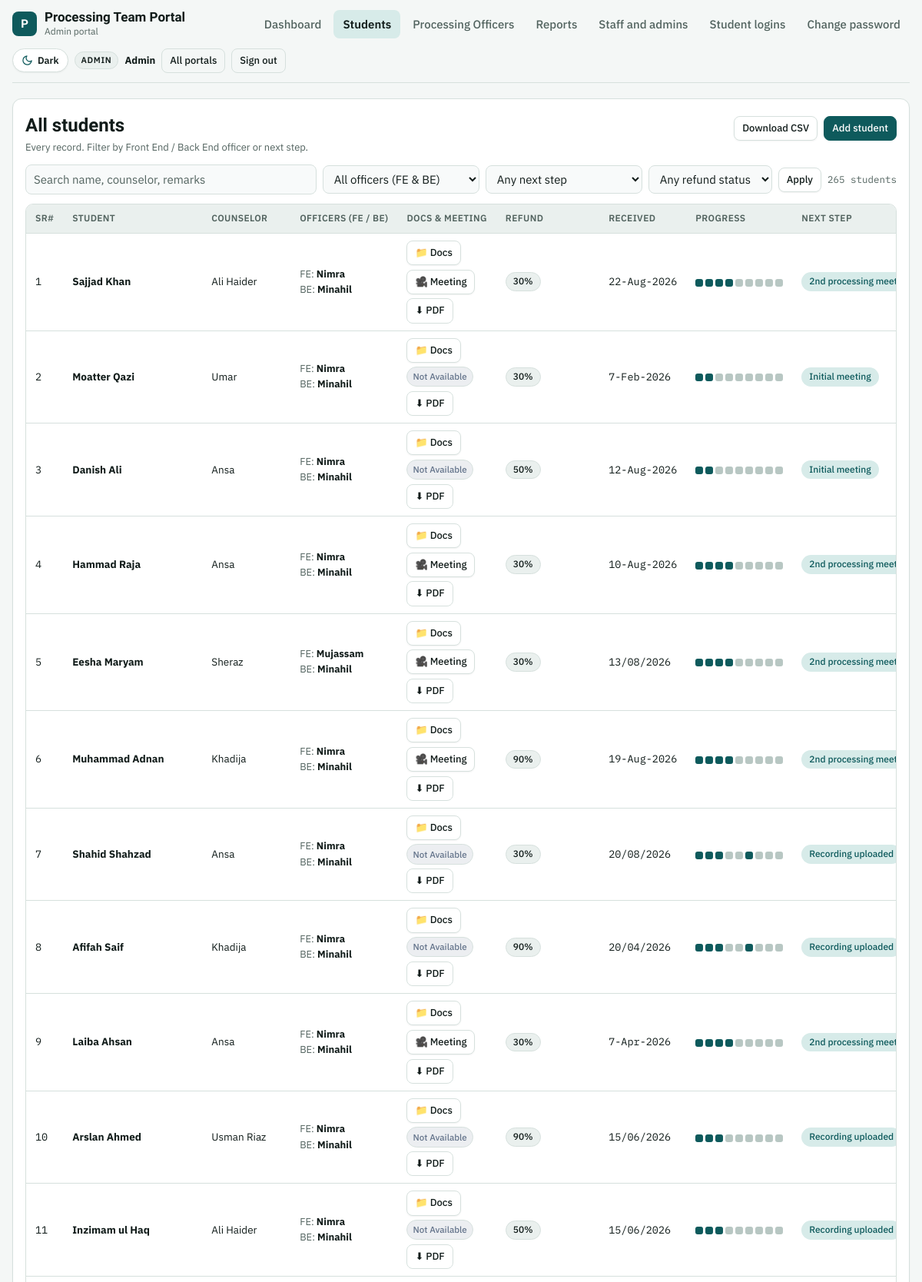
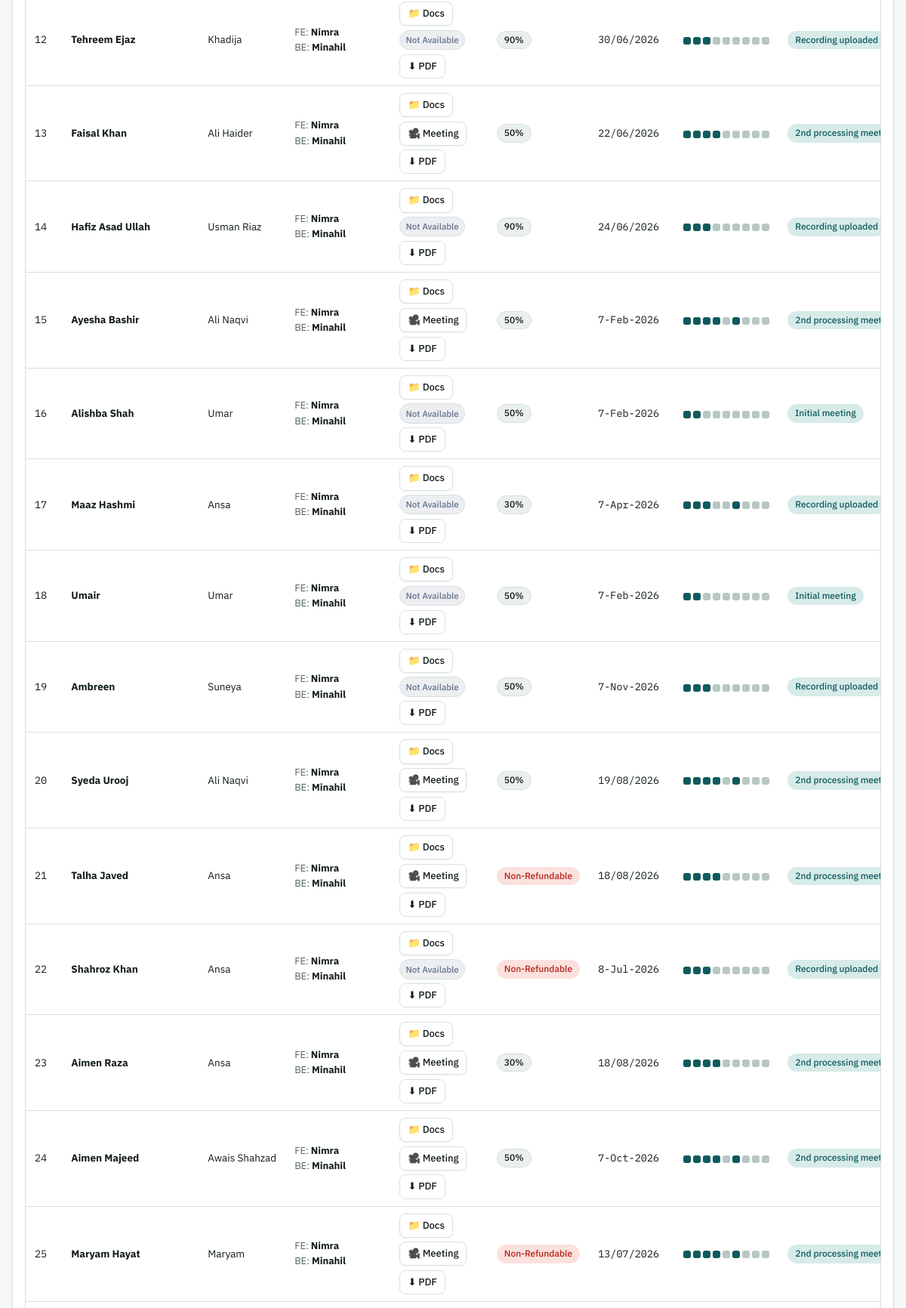
The app's page /admin/students.php (signed in, upper part) with its own data (2 pictures, top to bottom).
### tables this page shows
CREATE TABLE users (
  id                   INTEGER PRIMARY KEY AUTOINCREMENT,
  name                 TEXT NOT NULL,
  username             TEXT NOT NULL UNIQUE,
  password_hash        TEXT NOT NULL,
  role                 TEXT NOT NULL CHECK(role IN ('admin','officer','student')),
  student_id           INTEGER NULL UNIQUE,
  active               INTEGER NOT NULL DEFAULT 1,
  must_change_password INTEGER NOT NULL DEFAULT 1,
  last_login           TEXT NULL,
  created_at           TEXT NOT NULL, department TEXT DEFAULT 'backend',
  FOREIGN KEY (student_id) REFERENCES students(id) ON DELETE CASCADE
);

CREATE TABLE students (
  id                INTEGER PRIMARY KEY AUTOINCREMENT,
  name              TEXT NOT NULL,
  counselor         TEXT NULL,
  officer_id        INTEGER NULL,
  entered_by        INTEGER NULL,
  refund            TEXT NULL,
  branch            TEXT NULL,
  intake            TEXT NULL,
  received_date     TEXT NULL,
  consult1          TEXT NULL,
  consent           TEXT NULL,
  docs_checklist    TEXT NULL,
  initial_meeting   TEXT NULL,
  follow_up_1       TEXT NULL,
  recorded_uploaded TEXT NULL,
  drive_link        TEXT NULL,
  meeting_priority  TEXT NULL,
  second_meeting    TEXT NULL,
  follow_up_2       TEXT NULL,
  tax_meeting       TEXT NULL,
  follow_up_3       TEXT NULL,
  offer             TEXT NULL,
  consult2          TEXT NULL,
  disc2             TEXT NULL,
  enrollment        TEXT NULL,
  consult3          TEXT NULL,
  disc3             TEXT NULL,
  visa              TEXT NULL,
  last_installment  TEXT NULL,
  remarks           TEXT NULL,
  created_at        TEXT NOT NULL,
  updated_at        TEXT NULL
, csc_status TEXT DEFAULT NULL, csc_verified_at TEXT DEFAULT NULL, csc_verified_by INTEGER DEFAULT NULL, sheet_sr INTEGER, email TEXT, student_password TEXT, portal_id TEXT, portal_password TEXT, shortlisting TEXT, pending_docs_note TEXT, doc_request_date TEXT, enrollment_date TEXT, installment_1 TEXT, installment_2 TEXT, installment_3 TEXT, installment_4 TEXT, threat_cancellation TEXT, meeting_link TEXT, drive_files_json TEXT NULL, frontend_officer_id INTEGER DEFAULT NULL, frontend_officer_name TEXT DEFAULT NULL);

### admin/students.php (called while the page is built, shortened)
<?php
require __DIR__ . '/../app/bootstrap.php';
require APP . '/layout.php';
$u = require_role('admin');
require APP . '/pages/students.php';

### app/bootstrap.php (called while the page is built, shortened)
<?php
$CONFIG = require APP . '/config.php';
if (is_file(APP . '/config.local.php')) {
    $CONFIG = array_merge($CONFIG, require APP . '/config.local.php');
}
function base_url(): string {
    static $b = null;
    if ($b !== null) return $b;
    $doc = realpath($_SERVER['DOCUMENT_ROOT'] ?? '') ?: '';
    $root = realpath(ROOT) ?: ROOT;
    $b = '';
    if ($doc !== '' && str_starts_with($root, $doc)) {
        $b = str_replace('\\', '/', substr($root, strlen($doc)));
    }
    return $b = rtrim($b, '/');
}
function url(string $path = ''): string { return base_url() . '/' . ltrim($path, '/'); }
require APP . '/db.php';
require APP . '/helpers.php';
require APP . '/stages.php';
require APP . '/auth.php';

### app/helpers.php (called while the page is built, shortened)
<?php
function h($v): string { return htmlspecialchars((string)($v ?? ''), ENT_QUOTES | ENT_SUBSTITUTE, 'UTF-8'); }
function get(string $k): string { $v = $_GET[$k] ?? ''; return is_string($v) ? trim($v) : ''; }
function fmt_date(?string $d): string {
    return preg_match('/^(\d{4})-(\d{2})-(\d{2})/', $d, $m) ? "$m[3]/$m[2]/$m[1]" : $d;
}
function safe_link(?string $u): ?string {
    $u = trim((string)$u);
    return preg_match('#^https?://#i', $u) ? $u : null;
}
function student_meeting_url(array $s): ?string {
    $ml = trim((string)($s['meeting_link'] ?? ''));
    $dl = trim((string)($s['drive_link'] ?? ''));
    if ($ml !== '' && $ml !== $dl && safe_link($ml) && !str_contains($ml, '/drive/folders/')) {
        return $ml;
    }
    if (!empty($s['drive_files_json'])) {
        $dfj = is_array($s['drive_files_json']) ? $s['drive_files_json'] : json_decode((string)$s['drive_files_json'], true);
        if (is_array($dfj)) {
            if (!empty($dfj['files']) && is_array($dfj['files'])) {
                foreach ($dfj['files'] as $f) {
                    $fn = strtolower($f['name'] ?? '');
                    $rt = strtolower($f['raw_title'] ?? '');
                    if (preg_match('/\.(pdf|jpg|jpeg|png|doc|docx)\b/i', $fn) || str_contains($rt, ' pdf')) {
                        continue;
                    }
                }
            }
        }
    }
    return null;
}
function student_has_meeting(array $s): bool {
    return student_meeting_url($s) !== null;
}

### app/config.php (called while the page is built)
<?php
return [
    'db_host' => 'localhost',
    'db_name' => 'CHANGE_ME_database_name',
    'db_user' => 'CHANGE_ME_database_user',
    'db_pass' => 'CHANGE_ME_database_password',
    'app_name' => 'Processing Team Portal',
    'base_url' => '',
    'idle_minutes' => 30,
    'max_attempts' => 8,
    'timezone' => 'Asia/Karachi',
    'debug' => false,
];

### app/config.local.php (called while the page is built)
<?php
return [
    'dsn' => 'sqlite:' . (getenv('PORTAL_SQLITE') ?: __DIR__ . '/portal.sqlite'),
    'debug' => getenv('RAILWAY_ENVIRONMENT') ? false : true,
];

### app/db.php (called while the page is built, shortened)
<?php
function db(): PDO {
    static $pdo = null;
    global $CONFIG;
    if ($pdo) return $pdo;
    $opts = [
        PDO::ATTR_ERRMODE            => PDO::ERRMODE_EXCEPTION,
        PDO::ATTR_DEFAULT_FETCH_MODE => PDO::FETCH_ASSOC,
        PDO::ATTR_EMULATE_PREPARES   => false,
    ];
    try {
        if (!empty($CONFIG['dsn'])) {
            $pdo = new PDO($CONFIG['dsn'], null, null, $opts);
        } else {
            $dsn = 'mysql:host=' . $CONFIG['db_host'] . ';dbname=' . $CONFIG['db_name'] . ';charset=utf8mb4';
            $pdo = new PDO($dsn, $CONFIG['db_user'], $CONFIG['db_pass'], $opts);
        }
    } catch (PDOException $e) {
        error_log('DB connection failed: ' . $e->getMessage());
        http_response_code(500);
        exit('The portal cannot reach its database. Check app/config.php.');
    }
    return $pdo;
}
function q(string $sql, array $params = []): PDOStatement {
    $st = db()->prepare($sql);
    $st->execute($params);
    return $st;
}

### app/auth.php (called while the page is built, shortened)
<?php
function current_user(?string $role = null): ?array {
    $targetRole = $role;
    $uid = (int)$_SESSION['auth'][$targetRole]['uid'];
    $row = q('SELECT id, name, username, role, student_id, active, must_change_password FROM users WHERE id = ?', [$uid])->fetch();
    return $row;
}
function require_role(string $role, bool $allowPasswordChange = false): array {
    global $CONFIG;
    $idle = 60 * (int)($CONFIG['idle_minutes'] ?? 30);
    if (!empty($_SESSION['auth'][$role]['uid'])) {
        $sess = $_SESSION['auth'][$role];
        $u = current_user($role);
        if ($u && $u['role'] === $role) {
            return $u;
        }
    }
}
function scope_sql(array $u, string $alias = 's'): array {
    if ($u['role'] === 'admin') return ['1=1', []];
    return ['1=0', []];
}

### app/stages.php (called while the page is built, shortened)
<?php
function stage_done(array $r, int $i): bool {
    $k = STAGES[$i][1];
    if ($k === 'recorded_uploaded') {
        return student_has_meeting($r);
    }
    return $k === 'visa' ? (($r['visa'] ?? '') === 'Granted') : (($r[$k] ?? '') === 'Yes');
}
function done_count(array $r): int { $n = 0; foreach (STAGES as $i => $_) if (stage_done($r, $i)) $n++; return $n; }
function next_stage(array $r): ?string {
    foreach (STAGES as $i => $s) if (!stage_done($r, $i)) return $s[0];
    return null;
}

### app/pages/students.php (the view, shortened to what this page needs)
<?php
$admin = $u['role'] === 'admin';
$base = $admin ? 'admin' : 'officer';
[$w, $p] = scope_sql($u);
$fq = get('q'); $fo = get('officer'); $fs = get('stage'); $fr = get('refund'); $fk = get('kpi'); $fd = get('done_stage');
$where = [$w]; $params = $p;
$rows = q('SELECT s.*, o.name AS officer_name FROM students s LEFT JOIN users o ON o.id = s.officer_id WHERE ' . implode(' AND ', $where) . ' ORDER BY s.id ASC', $params)->fetchAll();
$total = count($rows);
$per = 50; $pages = max(1, (int)ceil($total / $per)); $page = min($pages, max(1, (int)get('page') ?: 1));
$rows = array_slice($rows, ($page - 1) * $per, $per);
page_start($admin ? 'Students' : 'My students', $u, PORTALS[$u['role']]['label']);
?>
<section class="panel">
  <div class="panel-h">
    <div><h1><?= $admin ? 'All students' : 'My students' ?></h1><p><?= $admin ? 'Every record. Filter by Front End / Back End officer or next step.' : 'Only the students assigned to you.' ?></p></div>
    <div class="row-actions">
      <?php if ($admin): ?><a class="btn sm" href="<?= h(url('admin/export.php')) ?>">Download CSV</a><?php endif; ?>
      <a class="btn sm primary" href="<?= h(url($base . '/student.php?new=1')) ?>">Add student</a>
    </div>
  </div>
  <form method="get" class="toolbar">
    <input type="search" name="q" value="<?= h($fq) ?>" placeholder="Search name, counselor, remarks" aria-label="Search">
    <?php if ($admin): ?>
    <select name="officer" aria-label="Officer" data-autosubmit>
      <option value="">All officers (FE & BE)</option>
    </select>
    <?php endif; ?>
    <select name="stage" aria-label="Next step" data-autosubmit>
      <option value="">Any next step</option>
    </select>
    <select name="refund" aria-label="Refund status" data-autosubmit>
      <option value="">Any refund status</option>
    </select>
    <button class="btn sm" type="submit">Apply</button>
    <span class="count num"><?= $total ?> students</span>
  </form>
  <?php if (!$rows): ?>
    <div class="empty">No students match. Clear the filters or add a student.</div>
  <?php else: ?>
  <div class="tbl"><table>
    <thead><tr><th>SR#</th><th>Student</th><th>Counselor</th><?php if ($admin): ?><th>Officers (FE / BE)</th><?php endif; ?><th>Docs & Meeting</th><th>Refund</th><th>Received</th><th>Progress</th><th>Next step</th><th>Actions</th></tr></thead>
    <tbody>
    <?php foreach ($rows as $r):
        $ns = next_stage($r);
        $dLink = safe_link($r['drive_link'] ?? null);
        $hasMeeting = student_has_meeting($r);
        $mLink = url('meeting.php?id=' . (int)$r['id']);
    ?>
      <tr>
        <td class="num"><?= (int)($r['sheet_sr'] ?: $r['id']) ?></td>
        <td><a href="<?= h(url($base . '/student.php?id=' . $r['id'])) ?>"><b><?= h($r['name']) ?></b></a></td>
        <td><?= h($r['counselor']) ?></td>
        <?php if ($admin): ?>
          <td class="small">
            <div><span class="muted">FE:</span> <b><?= h($r['frontend_officer_name'] ?: 'Not set') ?></b></div>
            <div><span class="muted">BE:</span> <b><?= h($r['officer_name'] ?? 'Not assigned') ?></b></div>
          </td>
        <?php endif; ?>
        <td>
          <div style="display:flex; gap:0.35rem; align-items:center; flex-wrap:wrap;">
            <?php if ($dLink): ?>
              <a class="btn sm" href="<?= h($dLink) ?>" target="_blank" rel="noopener noreferrer" title="Open Google Drive Documents Folder">📁 Docs</a>
            <?php endif; ?>
            <?php if ($hasMeeting): ?>
              <a class="btn sm" href="<?= h($mLink) ?>" target="_blank" rel="noopener noreferrer" title="Open Recorded Meeting Video / Zoom">🎥 Meeting</a>
            <?php else: ?>
              <span class="pill muted" style="font-size:0.72rem; padding:0.2rem 0.45rem; background:rgba(100,116,139,0.12); color:#64748b;" title="Meeting video not available">Not Available</span>
            <?php endif; ?>
            <a class="btn sm ghost" href="<?= h(url($base . '/report.php?id=' . $r['id'] . '&format=pdf')) ?>" title="Download Complete Student PDF Dossier">⬇ PDF</a>
          </div>
        </td>
        <td><?php if ($r['refund']): ?><span class="pill <?= $r['refund'] === 'Non-Refundable' ? 'bad' : '' ?>"><?= h($r['refund']) ?></span><?php endif; ?></td>
        <td class="num"><?= h(fmt_date($r['received_date'])) ?></td>
        <td><a href="<?= h(url($base . '/progress.php?id=' . $r['id'])) ?>" title="View student progress" style="text-decoration:none; display:inline-block;"><?= progress_dots($r) ?></a></td>
        <td><?= $ns ? '<span class="pill acc">' . h($ns) . '</span>' : '<span class="pill ok">Closed</span>' ?></td>
      </tr>
    <?php endforeach; ?>
    </tbody>
  </table></div>
  <?php endif; ?>
</section>
<?php page_end();

### app/layout.php (shortened to what this page needs)
<?php
function nav_items(string $role): array {
    return match ($role) {
        'admin'   => ['admin/index.php' => 'Dashboard', 'admin/students.php' => 'Students', 'admin/officers.php' => 'Processing Officers', 'admin/reports.php' => 'Reports', 'admin/staff.php' => 'Staff and admins', 'admin/logins.php' => 'Student logins'],
        'officer' => ['officer/index.php' => 'Dashboard', 'officer/students.php' => 'My students'],
        'student' => ['student/index.php' => 'My file'],
        default   => [],
    };
}
function theme_toggle_btn(): string {
    return '<button type="button" class="theme-toggle" data-theme-toggle aria-label="Switch theme" title="Switch between Light and Dark mode" aria-pressed="false">'
         . '<svg class="icon-sun" viewBox="0 0 24 24" aria-hidden="true"><circle cx="12" cy="12" r="5"/><line x1="12" y1="1" x2="12" y2="3"/><line x1="12" y1="21" x2="12" y2="23"/><line x1="4.22" y1="4.22" x2="5.64" y2="5.64"/><line x1="18.36" y1="18.36" x2="19.78" y2="19.78"/><line x1="1" y1="12" x2="3" y2="12"/><line x1="21" y1="12" x2="23" y2="12"/><line x1="4.22" y1="19.78" x2="5.64" y2="18.36"/><line x1="18.36" y1="5.64" x2="19.78" y2="4.22"/></svg>'
         . '<svg class="icon-moon" viewBox="0 0 24 24" aria-hidden="true"><path d="M21 12.79A9 9 0 1 1 11.21 3 7 7 0 0 0 21 12.79z"/></svg>'
         . '<span data-theme-label>Dark</span>'
         . '</button>';
}
function page_start(string $title, ?array $u = null, string $portalLabel = ''): void {
    global $CONFIG;
    $self = ltrim(substr(parse_url($_SERVER['REQUEST_URI'] ?? '', PHP_URL_PATH) ?: '', strlen(base_url())), '/');
    $cookieTheme = $_COOKIE['ptp_theme'] ?? '';
    $htmlThemeAttr = in_array($cookieTheme, ['light', 'dark'], true) ? ' data-theme="' . h($cookieTheme) . '"' : '';
    ?><!doctype html>
<html lang="en"<?= $htmlThemeAttr ?>>
<head>
<link rel="stylesheet" href="<?= h(url('assets/style.css')) ?>">
</head>
<body>
<div class="wrap">
<?php if ($u): ?>
<header class="top">
  <a class="brand" href="<?= h(url('index.php')) ?>" style="text-decoration:none; color:inherit;"><div class="mark">P</div><div><div class="app"><?= h($CONFIG['app_name']) ?></div><small><?= h($portalLabel) ?></small></div></a>
  <nav class="tabs">
    <?php foreach (nav_items($u['role']) as $href => $label): ?>
      <a href="<?= h(url($href)) ?>" <?= $self === $href ? 'aria-current="page"' : '' ?>><?= h($label) ?></a>
    <?php endforeach; ?>
    <a href="<?= h(url('account/password.php?portal=' . $u['role'])) ?>" <?= $self === 'account/password.php' ? 'aria-current="page"' : '' ?>>Change password</a>
  </nav>
  <div class="who">
    <?= theme_toggle_btn() ?>
    <span class="role"><?= h(ucfirst($u['role'] === 'officer' ? 'Officer' : $u['role'])) ?></span>
    <b><?= h($u['name']) ?></b>
    <a class="btn sm ghost" href="<?= h(url('index.php')) ?>">All portals</a>
    <form method="post" action="<?= h(url('logout.php')) ?>"><button class="btn sm ghost" type="submit">Sign out</button></form>
  </div>
</header>
<?php else: ?>
<div class="guest-topbar">
  <?= theme_toggle_btn() ?>
</div>
<?php endif; ?>
<main>
<?php endforeach;
}
function page_end(): void { ?>
</main>
</div>
</body>
</html>
<?php }
function progress_dots(array $r): string {
    $o = '<span class="steps" title="' . done_count($r) . ' of ' . count(STAGES) . ' steps">';
    foreach (STAGES as $i => $_) $o .= '<i class="' . (stage_done($r, $i) ? 'd' : '') . '"></i>';
    return $o . '</span>';
}

### records on screen
users: role "Dashboard", role "Students", role "Processing Officers", role "Reports", role "Staff and admins", role "Student logins", role "ADMIN", name "Admin"
users: students.sheet_sr "1", students.name "Sajjad Khan", students.counselor "Ali Haider", students.frontend_officer_name "Nimra", name "Minahil", students.refund "30%", students.received_date "22-Aug-2026", ns "2nd processing…", students.sheet_sr "2", students.name "Moatter Qazi", students.counselor "Umar", shows "Not Available", students.received_date "7-Feb-2026", ns "Initial meeting", students.sheet_sr "3", students.name "Danish Ali", students.counselor "Ansa", students.refund "50%", students.received_date "12-Aug-2026", students.sheet_sr "4", students.name "Hammad Raja", students.received_date "10-Aug-2026", students.sheet_sr "5", students.name "Eesha Maryam", students.counselor "Sheraz", students.frontend_officer_name "Mujassam", students.received_date "13/08/2026", students.sheet_sr "6", students.name "Muhammad Adnan", students.counselor "Khadija", students.refund "90%", students.received_date "19-Aug-2026", students.sheet_sr "7", students.name "Shahid Shahzad", students.received_date "20/08/2026", ns "Recording uploaded", students.sheet_sr "8", students.name "Afifah Saif", students.received_date "20/04/2026", students.sheet_sr "9", students.name "Laiba Ahsan", students.received_date "7-Apr-2026", students.sheet_sr "10", students.name "Arslan Ahmed", students.counselor "Usman Riaz", students.received_date "15/06/2026", students.sheet_sr "11", students.name "Inzimam ul Haq", students.sheet_sr "12", students.name "Tehreem Ejaz", students.received_date "30/06/2026", students.sheet_sr "13", students.name "Faisal Khan", students.received_date "22/06/2026", students.sheet_sr "14", students.name "Hafiz Asad Ullah", students.received_date "24/06/2026", students.sheet_sr "15", students.name "Ayesha Bashir", students.counselor "Ali Naqvi", students.sheet_sr "16", students.name "Alishba Shah", students.sheet_sr "17", students.name "Maaz Hashmi", students.sheet_sr "18", students.name "Umair", students.sheet_sr "19", students.name "Ambreen", students.counselor "Suneya", students.received_date "7-Nov-2026", students.sheet_sr "20", students.name "Syeda Urooj", students.received_date "19/08/2026", students.sheet_sr "21", students.name "Talha Javed", students.refund "Non-Refundable", students.received_date "18/08/2026", students.sheet_sr "22", students.name "Shahroz Khan", students.received_date "8-Jul-2026", students.sheet_sr "23", students.name "Aimen Raza", students.sheet_sr "24", students.name "Aimen Majeed", students.counselor "Awais Shahzad", students.received_date "7-Oct-2026", students.sheet_sr "25", students.name "Maryam Hayat", students.counselor "Maryam", students.received_date "13/07/2026"

### other values on screen
$CONFIG['app_name'] "Processing Team Portal"
$portalLabel "Admin portal"
$total "265"
